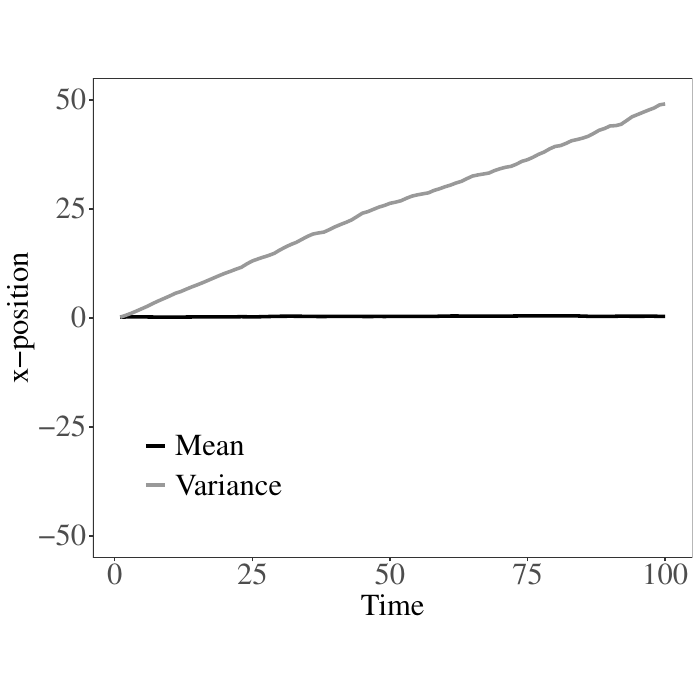

Recreate this plot in R.
require(ggplot2)
require(reshape2)
source("run_tumble.R")
source("interp_2D.R")
source("aes_ggplot.R")

# Parameters and constraints
tmax = 100 # Seconds
v = 1 # Microns/sec
currangle = runif(1)*2*pi
tumblerate = 2 # Per sec

sample_1000=matrix(ncol=3)
for(i in 1:1000){
  run = run_tumble(tmax,v,currangle,tumblerate)
  t = run$Time
  Xoft = data.frame(run$X,run$Y)
  sample=cbind(interp_2D(t,Xoft,1:100),1:100)
  sample_1000=rbind(sample_1000,sample)
}
sample_1000=sample_1000[-1,]


stats=sapply(1:100,function(tt){mean_s=mean(sample_1000[sample_1000[,3]==tt,1]); var_s=var(sample_1000[sample_1000[,3]==tt,1]); return(c(mean_s,var_s))})
stats=data.frame(t(stats),1:100)
colnames(stats) = c("Mean","Variance","Time")
stats_df=melt(stats,id.vars = "Time")

pdf("meanvartime.pdf")
ggplot(data=stats_df,aes(Time,value,color=variable)) +
  geom_line(size=standard_linesize) +
  scale_color_manual(values=c("black","gray60")) +
  xlab("Time") +
  ylab("x-position") +
  ylim(-50,50) +
  aes_ggplot +
  theme(legend.title = element_blank(),
        legend.text = element_text(size=22),
        legend.position = c(0.2,0.2),
        legend.key.height = unit(1,"cm"),
        aspect.ratio = 0.8)
dev.off()
